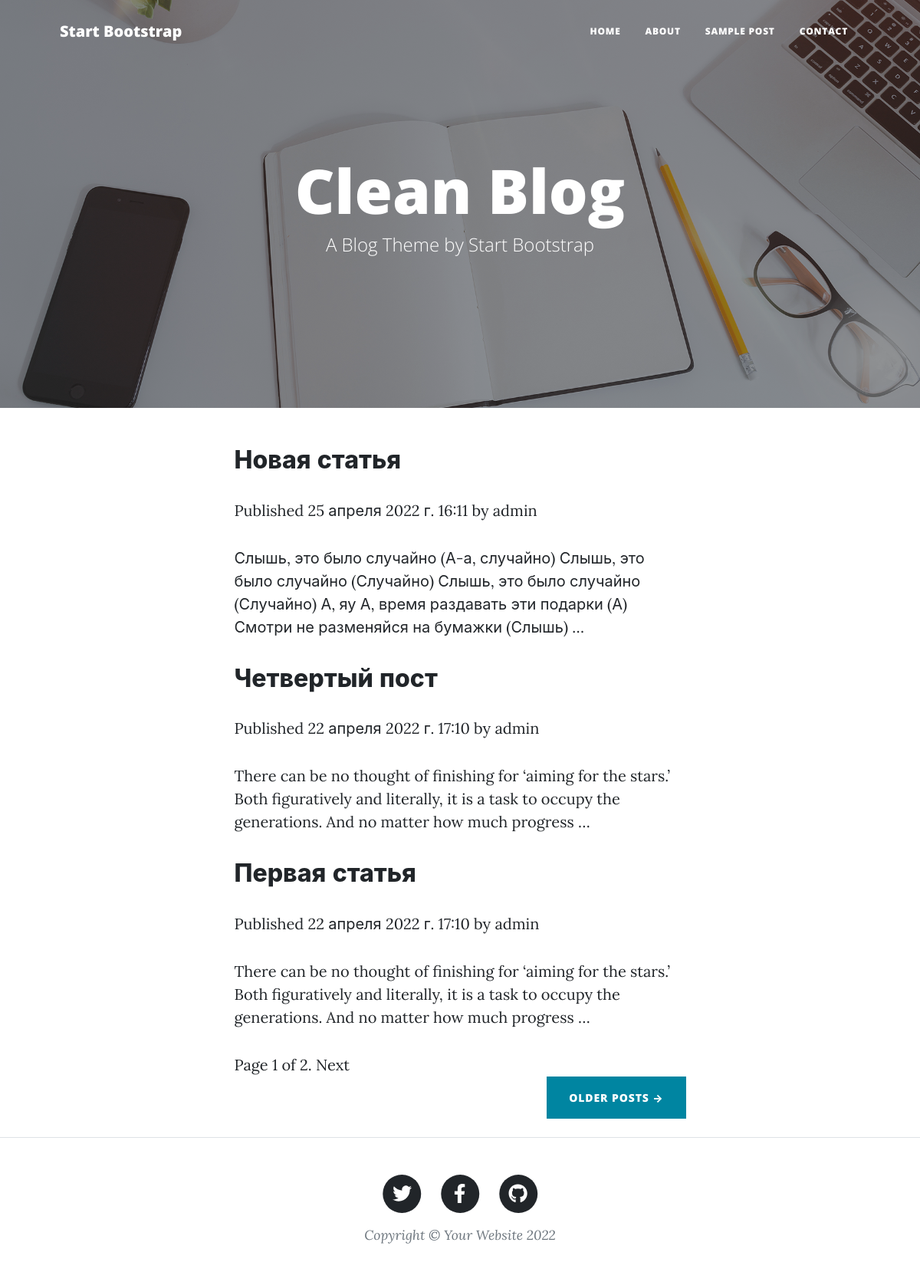
The page / on the database its author committed.
### blog/models.py (models this page shows, shortened)
class Post(models.Model):
    STATUS_CHOICES = (
        ('draft', 'Draft'),
        ('published', 'Published'),
    )
    title = models.CharField(max_length=250)
    slug = models.SlugField(max_length=250, unique_for_date='publish')
    author = models.ForeignKey(User, on_delete=models.CASCADE,
                               related_name='blog_posts')
    body = models.TextField()
    publish = models.DateTimeField(default=timezone.now)
    created = models.DateTimeField(auto_now_add=True)
    updated = models.DateTimeField(auto_now=True)
    status = models.CharField(max_length=10, choices=STATUS_CHOICES, default='draft')
    class Meta:
        ordering = ('-publish',)
    objects = models.Manager()          # Менеджер по умолчанию.
    published = PublishedManager()      # Наш новый менеджер.
    def get_absolute_url(self):
        return reverse('blog:post_detail', args=[self.publish.year,
                                                 self.publish.month,
                                                 self.publish.day, self.slug])

### blog/views.py (the view)
# urls.py: path('', views.PostListView.as_view(), name='post_list'),
class PostListView(ListView):
    queryset = Post.published.all()
    context_object_name = 'posts'
    paginate_by = 3
    template_name = 'blog/post/list.html'

### blog/templates/blog/post/list.html (shortened to what this page needs)
{% extends "blog/index.html" %}
{% block content %}
    {% for post in posts %}
        <h2>
            <a href="{{ post.get_absolute_url }}">
                {{ post.title }}</a>
        </h2>
        <p class="date">
            Published {{ post.publish }} by {{ post.author }}
        </p>
        {{ post.body|truncatewords:30|linebreaks }}
    {% endfor %}
    {% include "pagination.html" with page=page_obj %}
{% endblock %}

### rows shown on the page
Post: title "Новая статья", publish "25 апреля 2022 г. 16:11", author "admin", body "Слышь, это было случайно (А-а, случайно) Слышь, это было случайно (Случайно) Слышь, это было случайно (Случайно) А, яу А, время раздавать эти подарки (А) Смотри не разменяйся на бумажки (Слышь) …"
Post: title "Четвертый пост", publish "22 апреля 2022 г. 17:10", author "admin", body "There can be no thought of finishing for ‘aiming for the stars.’ Both figuratively and literally, it is a task to occupy the generations. And no matter how much progress …"
Post: title "Первая статья", publish "22 апреля 2022 г. 17:10", author "admin", body "There can be no thought of finishing for ‘aiming for the stars.’ Both figuratively and literally, it is a task to occupy the generations. And no matter how much progress …"

### other values the page prints
{{ page.number }} "1"
{{ page.paginator.num_pages }} "2"
